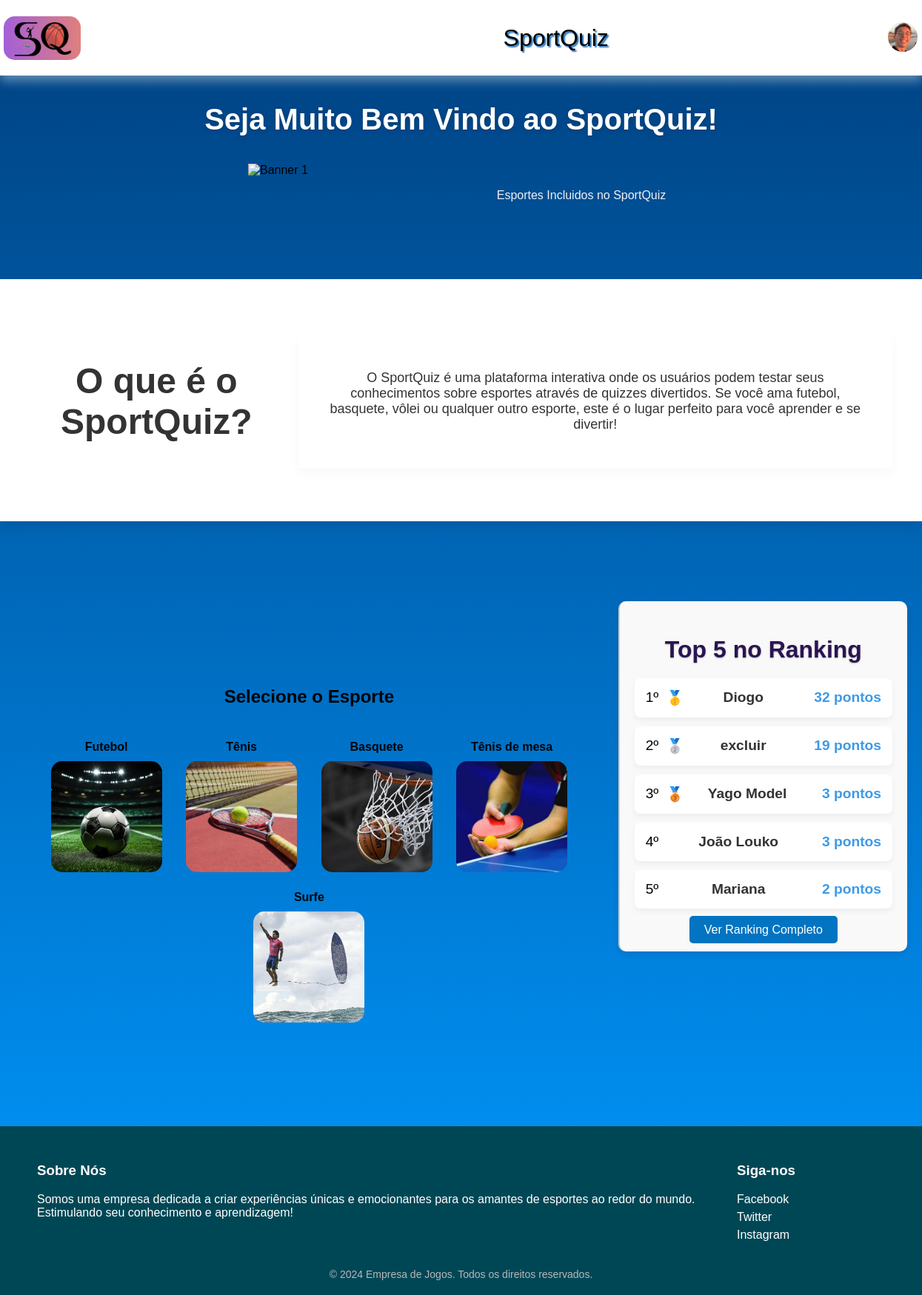
Page /principal.php (signed in) on the committed database.
### tables this page shows
CREATE TABLE `usuarios` (
  `id` int(11) NOT NULL,
  `nome` varchar(40) NOT NULL,
  `senha` varchar(200) NOT NULL,
  `email` varchar(40) NOT NULL,
  `imagem_perfil` varchar(255) DEFAULT NULL
);

CREATE TABLE `ranking` (
  `id` int(11) NOT NULL,
  `id_usuario` int(11) NOT NULL,
  `pontuacao` int(11) NOT NULL
);

### principal.php (the view, shortened to what this page needs)
<?php
include('conexao_bd.php');
$id = $_SESSION['id'];
$sql_code = "
    SELECT u.nome, u.imagem_perfil
    FROM usuarios u
    WHERE u.id = ?
";
$stmt = $mysqli->prepare($sql_code);
$stmt->bind_param("i", $id);
$stmt->execute();
$result = $stmt->get_result();
$usuario = $result->fetch_assoc();
$imagem_perfil = !empty($usuario['imagem_perfil']) ? $usuario['imagem_perfil'] : 'imagem/anonimo.png';
$sql_ranking = "
    SELECT u.nome, r.pontuacao
    FROM ranking r
    JOIN usuarios u ON r.id_usuario = u.id
    ORDER BY r.pontuacao DESC
    LIMIT 5
";
$result_ranking = $mysqli->query($sql_ranking);
$ranking = $result_ranking->fetch_all(MYSQLI_ASSOC);
?>
<!DOCTYPE html>
<html lang="pt-br">
<head>
    <link rel="stylesheet" href="estilo.css">
    <nav class="navbar">
        <img class="logo" alt="imagemquiz" src="./imagem/testequiz.png">
        <h1><a href="principal.php">SportQuiz</a></h1>
        <div class="perfil">
            <button class="perfil-btn" onclick="toggleMenu()">
                <img class="perfil-icone" src="<?php echo $imagem_perfil; ?>" alt="Perfil">
            </button>
        </div>
    </nav>
</head>
<body class="bodyprincipal">
    <h1 class="tituloprincipal"> Seja Muito Bem Vindo ao SportQuiz!</h1>
    <div class="carousel-container">
        <div class="carousel">
            <div class="carousel-item active">
                <img src="https://www.lance.com.br/galerias/wp-content/uploads/2021/06/unnamed-843x474.jpg" alt="Banner 1">
            </div>
            <p class="rodapecarousel">Esportes Incluidos no SportQuiz</p>
        </div>
    </div>
    <div class="container-introducao">
    <div class="titulo-introducao">
        <h2>O que é o SportQuiz?</h2>
    </div>
    <div class="textointroducao">
        <p>
            O SportQuiz é uma plataforma interativa onde os usuários podem testar seus conhecimentos sobre esportes através de quizzes divertidos. Se você ama futebol, basquete, vôlei ou qualquer outro esporte, este é o lugar perfeito para você aprender e se divertir!
        </p>
    </div>
</div>
    <div class="content">
        <div class="left-content">
            <h2 class="escolha">Selecione o Esporte</h2>
            <div class="esporte-container">
                <form method="post">
                    <div class="opcao">
                        <a href="fut.php">
                            <div class="nome">Futebol</div>
                            <img class="esporte" src="./imagem/fut.jpg" alt="futebol">
                        </a>
                    </div>
                    <div class="opcao">
                        <a href="tenis.php">
                            <div class="nome">Tênis</div>
                            <img class="esporte" src="./imagem/tenis.jpg" alt="Tênis">
                        </a>
                    </div>
                    <div class="opcao">
                        <a href="basquete.php">
                            <div class="nome">Basquete</div>
                            <img class="esporte" src="./imagem/basquete.jpg" alt="Basquete">
                        </a>
                    </div>
                    <div class="opcao">
                        <a href="ping.php">
                            <div class="nome">Tênis de mesa</div>
                            <img class="esporte" src="./imagem/ping.jpg" alt="PingPong">
                        </a>
                    </div>
                    <div class="opcao">
                        <a href="surf.php">
                            <div class="nome">Surfe</div>
                            <img class="esporte" src="./imagem/surf.jpg" alt="Surfe">
                        </a>
                    </div>
                </form>
            </div>
        </div>
    <div class="right-content">
        <h2 class="ranking-title">Top 5 no Ranking</h2>
        <ul class="ranking-list">
    <?php
    $posicao = 1;
    foreach ($ranking as $rank): ?>
        <li class="ranking-item">
            <span class="rank-position"><?php echo $posicao . 'º'; ?></span>
            <span class="rank-medal">
                <?php
                if ($posicao == 1) {
                    echo '🥇';
                } elseif ($posicao == 2) {
                    echo '🥈';
                } elseif ($posicao == 3) {
                    echo '🥉';
                }
                ?>
            </span>
            <span class="rank-name"><?php echo htmlspecialchars($rank['nome']); ?></span>
            <span class="rank-score"><?php echo $rank['pontuacao']; ?> pontos</span>
        </li>
    <?php $posicao++;  ?>
    <?php endforeach; ?>
</ul>
        <div class="view-full-ranking">
          <a href="ranking.php" class="btn-ranking">Ver Ranking Completo</a>
        </div>
    </div>
    </div>
    <footer>
        <div class="footer-content">
            <div class="footer-section-esquerdo">
                <h3>Sobre Nós</h3>
                <p>Somos uma empresa dedicada a criar experiências únicas e emocionantes para os amantes de esportes ao redor do mundo. Estimulando seu conhecimento e aprendizagem!</p>
            </div>
            <div class="footer-section-direito">
                <h3>Siga-nos</h3>
                <div class="social-links">
                    <a href="#"><i class="fab fa-facebook"></i> Facebook</a>
                    <a href="#"><i class="fab fa-twitter"></i> Twitter</a>
                    <a href="#"><i class="fab fa-instagram"></i> Instagram</a>
                </div>
            </div>
        </div>
        <div class="footer-bottom">
            &copy; 2024 Empresa de Jogos. Todos os direitos reservados.
        </div>
    </footer>
</body>
</html>

### rows in the picture
usuarios: imagem_perfil (picture)
ranking: id_usuario.nome "Diogo", pontuacao "32"
ranking: id_usuario.nome "excluir", pontuacao "19"
ranking: id_usuario.nome "Yago Model", pontuacao "3"
ranking: id_usuario.nome "João Louko", pontuacao "3"
ranking: id_usuario.nome "Mariana", pontuacao "2"
